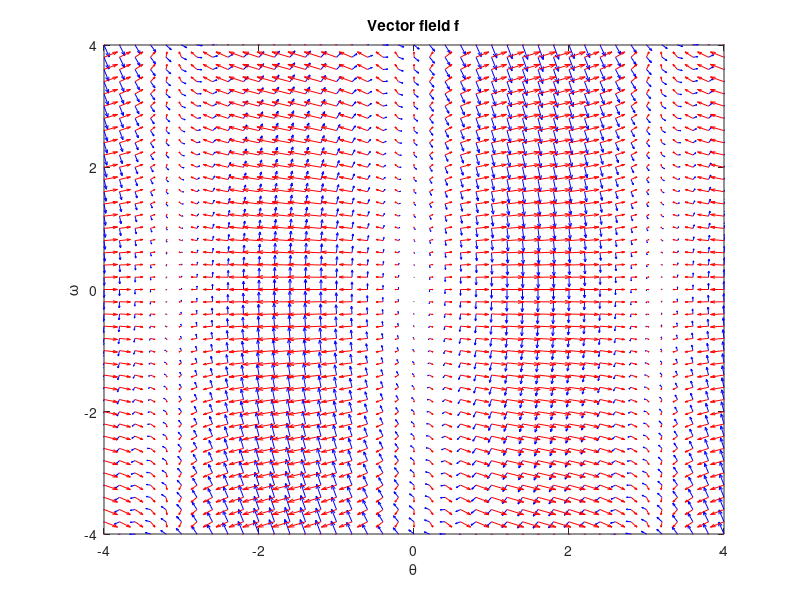
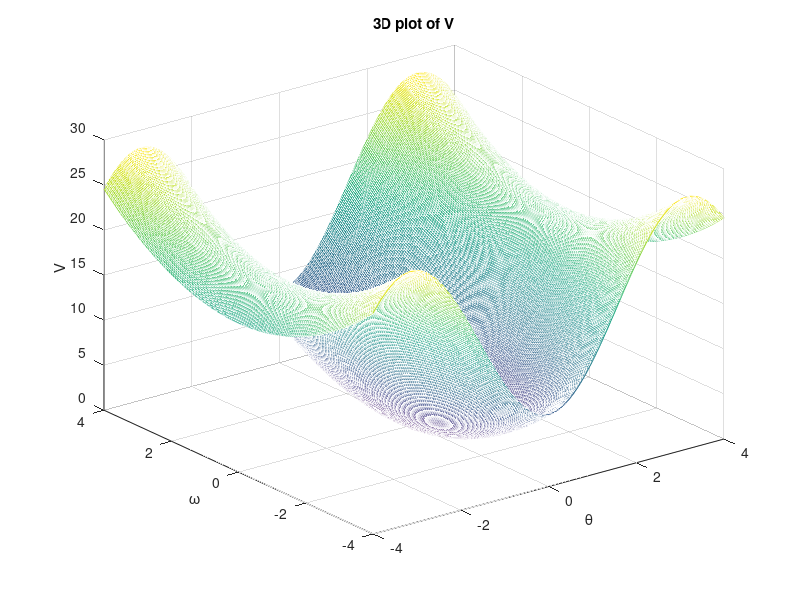

MATLAB code to generate these figures, in order:
%% Assessment 1-1
clc;
clear;
theta = -4:0.2:4;
omega = -4:0.2:4;
[Theta, Omega] = meshgrid(theta, omega); % [X,Y] = meshgrid(x,y);
f_1 = Omega; % motion eqution
f_2 = -10/1*sin(Theta) - Omega; % motion eqution
figure(1);
quiver(Theta, Omega, f_1, f_2, 'color','b'); % quiver(X,Y,U,V)
xlabel('θ');
ylabel('ω');
title('Vector field f');
xlim([-4,4]);
ylim([-4,4]);
hold on;
%% Assessment 1-2
gradient_V_theta = 10*sin(Theta);
gradient_V_omega = Omega;
quiver(Theta, Omega, gradient_V_theta, gradient_V_omega, 'color', 'r');
hold off
%% Assessment 1-3
figure(2);
theta = -4:0.02:4;
omega = -4:0.02:4;
[Theta, Omega] = meshgrid(theta, omega); % [X,Y] = meshgrid(x,y);
V = 0.5*Omega.^2 + 10*(1-cos(Theta));
mesh(Theta, Omega, V); % mesh(X,Y,Z)
xlabel('θ');
ylabel('ω');
zlabel('V');
title('3D plot of V');
xlim([-4,4]);
ylim([-4,4]);